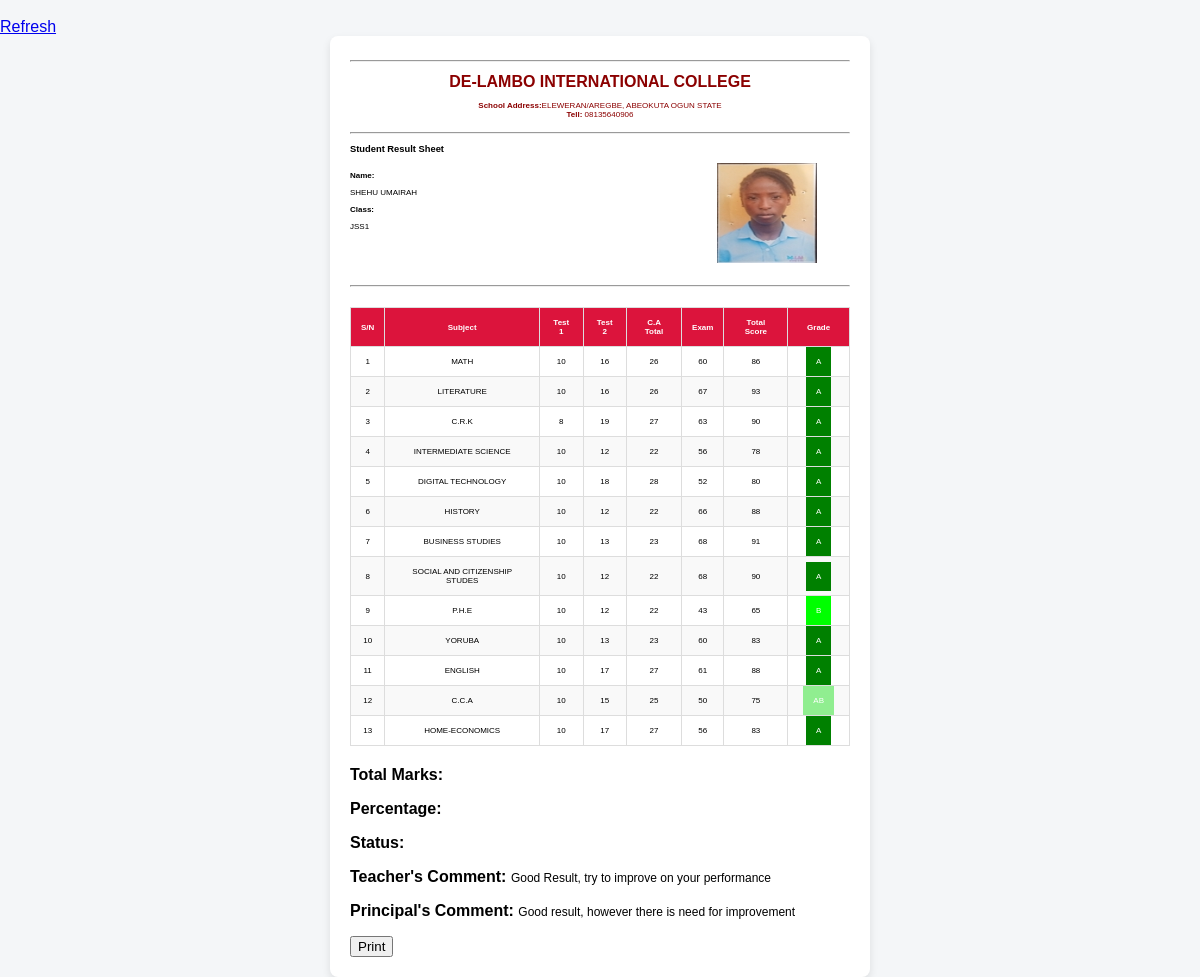
Screenshot of /admin/get_student_result.php?name=SHEHU UMAIRAH with the database file from the repository.
### tables this page shows
CREATE TABLE `settings` (
  `id` int(11) NOT NULL,
  `school_name` text NOT NULL,
  `address` text NOT NULL,
  `phone_number` text NOT NULL,
  `email` text NOT NULL,
  `face_book` text NOT NULL
);

CREATE TABLE `students` (
  `id` int(11) NOT NULL,
  `name` varchar(225) DEFAULT NULL,
  `username` varchar(55) DEFAULT NULL,
  `email` varchar(225) DEFAULT NULL,
  `address` varchar(225) DEFAULT NULL,
  `class` text NOT NULL,
  `image` varchar(55) DEFAULT NULL,
  `password` varchar(55) DEFAULT NULL
);

CREATE TABLE `result` (
  `id` int(11) NOT NULL,
  `student_name` text NOT NULL,
  `subject` varchar(225) NOT NULL,
  `test_1` int(11) NOT NULL,
  `test_2` int(11) NOT NULL,
  `ca_total` float NOT NULL,
  `exam` float NOT NULL,
  `total_score` float NOT NULL,
  `grade` varchar(225) NOT NULL,
  `teacher_comment` text NOT NULL,
  `principal_comment` text NOT NULL
);

### admin/get_student_result.php (the view, shortened to what this page needs)
<?php
require "config.php";
$select_5=$conn->query("SELECT * FROM settings");
$school=$select_5->fetch_assoc();
if(isset($_GET['name'])){
    $name=$_GET['name'];
$select_2=$conn->query("SELECT * FROM result WHERE student_name='$name'");
$row3=$select_2->fetch_assoc();
    $select4=$conn->query("SELECT * FROM result WHERE student_name='$name'");
    $select_3=$conn->query("SELECT students.*,result.* FROM students JOIN result ON students.name=result.student_name WHERE name='$name'");
    $row2=$select_3->fetch_assoc();
}else{
    $name='';
}
?>
<!DOCTYPE html>
<html lang="en">
<head>
</head>
<body>
    <br>
<a href="dashboard.php?url=view-students">Refresh</a>
    <br>
<div class="result-card">
    <hr>
    <h1 style="text-align: center; color: darkred;">
        <?php echo $school['school_name'];?>
    </h1>
        <div style="text-align:center;color: darkred;"><strong style="text-align:center; color: darkred;">School Address:</strong><?php echo $school['address'];?>
<br>
<div>
   <strong>Tell:</strong> <?php echo $school['phone_number'];?>
</div>
    </div>
    <br>
<hr>
 <h3>Student Result Sheet</h3>
 <div class="student-info">
     <div class="left">
    <p><strong>Name:</strong> <p class="name">
        <?php echo $row2['name'];?>
        </p></p>
    <p><strong>Class:</strong> <p class="class">
        <?php echo $row2['class'];?>
        </p> </p>
</div>
<div class="right">
    <img src="<?php echo $row2['image'];?>" alt="">
</div>
 </div>
<hr>
    <table>
        <thead>
            <tr>
                <th>S/N</th>
                <th>Subject</th>
                <th>Test 1</th>
                   <th>Test 2</th>
                   <th>C.A Total</th>
                   <th>Exam </th>
                <th>Total Score</th>
                <th>Grade</th>
            </tr>
        </thead>
        <tbody>
           <?php
$i=1;
while($row=$select4->fetch_assoc()){
    ?>
<tr>
     <td> <?php echo $i;?></td>
   <td class="subject"> <?php echo $row['subject'];?></td>
    <td> <?php echo $row['test_1'];?></td>
     <td> <?php echo $row['test_2'];?></td>
      <td> <?php echo $row['ca_total'];?></td>
       <td> <?php echo $row['exam'];?></td>
        <td> <?php echo $row['total_score'];?></td>
         <td>
            <?php
if($row['grade']=='A'){
            echo "<span style='background-color:green;padding:10px;color:white; margin:5px;'>".$row['grade']."</span>";
}else if($row['grade']=='AB'){
      echo "<span style='background-color:lightgreen;padding:10px;color:white; margin:5px;'>".$row['grade']."</span>";
}
else if($row['grade']=='B'){
      echo "<span style='background-color:lime;padding:10px;color:white; margin:5px;'>".$row['grade']."</span>";
}
?>
            </td>
</tr>
    <?php
    $i+=1;
}
           ?>
        </tbody>
    </table>
    <div class="summary">
        <p><strong>Total Marks:</strong>  <?php ?></p>
        <p><strong>Percentage:</strong> <?php ?></p>
        <p><strong>Status:</strong> <span class="pass"><?php ?></span></p>
          <p><strong>Teacher's Comment:</strong> <span class="comment"><?php echo $row3['teacher_comment']; ?></span></p>
            <p><strong>Principal's Comment:</strong> <span class="comment"><?php echo $row3['principal_comment']; ?></span></p>
    </div>
    <button type='button' class='print'>Print</button>
</div>
</body>
</html>

### admin/get_student_result.php (style rules this page uses)
body { font-family: Arial, sans-serif; background-color: #f4f6f8; margin: 0; }
.result-card { max-width: 500px; margin: auto; background: #fff; border-radius: 8px; box-shadow: 0 4px 8px rgba(0,0,0,0.1); padding: 20px; font-size:8px; }
table { width: 100%; border-collapse: collapse; margin-top: 20px; }
.subject { text-transform: uppercase; }
th, td { border: 1px solid #ddd; padding: 10px; text-align: center; }
th { background-color: crimson; color: white; }
tr:nth-child(even) { background-color: #f9f9f9; }
img { width: 100px; height: 100px; }
.summary { margin-top: 20px; font-size: 16px; }
.student-info { display: flex; gap: 300px; margin-bottom: 20px; }
.student-info .right { float: right; }
th { font-weight: 800; }
.result-card { display: block; }
.comment { font-size: 12px; }

### rows the page displays
settings: school_name "DE-LAMBO INTERNATIONAL COLLEGE", address "ELEWERAN/AREGBE, ABEOKUTA OGUN STATE", phone_number "08135640906"
students: name "SHEHU UMAIRAH", class "JSS1", image (picture)
result: subject "MATH", test_1 "10", test_2 "16", ca_total "26", exam "60", total_score "86", grade "A", teacher_comment "Good Result, try to improve on your performance", principal_comment "Good result, however there is need for improvement"
result: subject "LITERATURE", test_1 "10", test_2 "16", ca_total "26", exam "67", total_score "93", grade "A"
result: subject "C.R.K", test_1 "8", test_2 "19", ca_total "27", exam "63", total_score "90", grade "A"
result: subject "INTERMEDIATE SCIENCE", test_1 "10", test_2 "12", ca_total "22", exam "56", total_score "78", grade "A"
result: subject "DIGITAL TECHNOLOGY", test_1 "10", test_2 "18", ca_total "28", exam "52", total_score "80", grade "A"
result: subject "HISTORY", test_1 "10", test_2 "12", ca_total "22", exam "66", total_score "88", grade "A"
result: subject "BUSINESS STUDIES", test_1 "10", test_2 "13", ca_total "23", exam "68", total_score "91", grade "A"
result: subject "SOCIAL AND CITIZENSHIP STUDES", test_1 "10", test_2 "12", ca_total "22", exam "68", total_score "90", grade "A"
result: subject "P.H.E", test_1 "10", test_2 "12", ca_total "22", exam "43", total_score "65", grade "B"
result: subject "YORUBA", test_1 "10", test_2 "13", ca_total "23", exam "60", total_score "83", grade "A"
result: subject "ENGLISH", test_1 "10", test_2 "17", ca_total "27", exam "61", total_score "88", grade "A"
result: subject "C.C.A", test_1 "10", test_2 "15", ca_total "25", exam "50", total_score "75", grade "AB"
result: subject "HOME-ECONOMICS", test_1 "10", test_2 "17", ca_total "27", exam "56", total_score "83", grade "A"
